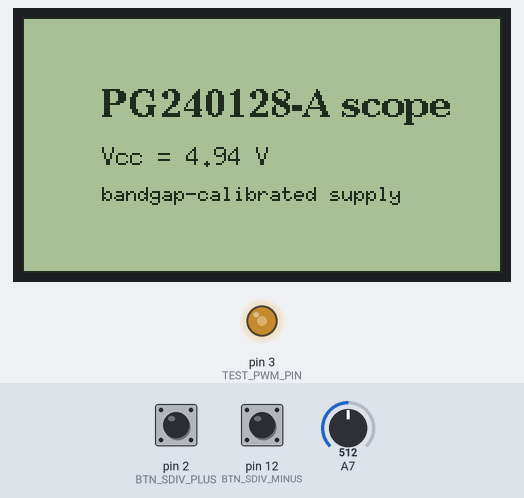
Bench run of a sketch on a simulated Arduino Uno, built with avr-gcc and run on an emulated ATmega328P. Shown: 240×128 one-colour display, output pins drawn as LEDs (lit = HIGH). Inputs (shaded band) come from the test bench; at power-on: pin 2 (BTN_SDIV_PLUS) HIGH, pin 12 (BTN_SDIV_MINUS) HIGH, A7 = 512.

Above: at 1.5 s.
At 5.8 s:
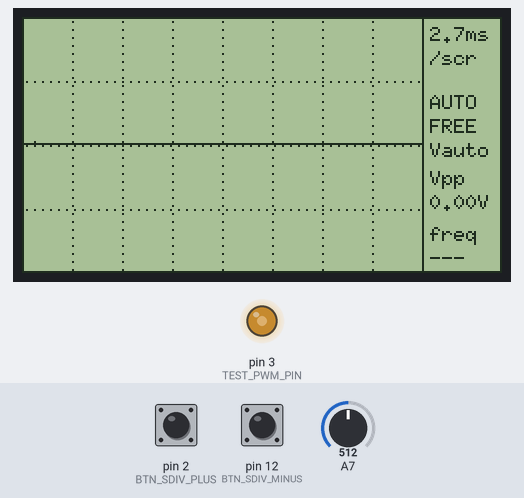
5.9 s: pin 2 (BTN_SDIV_PLUS) pulled LOW for 3.2 s
At 11.8 s:
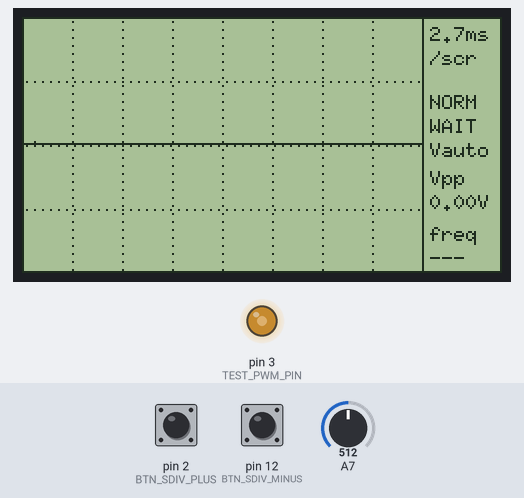
12.1 s: pin 2 (BTN_SDIV_PLUS) pulled LOW for 1 s
At 15.6 s:
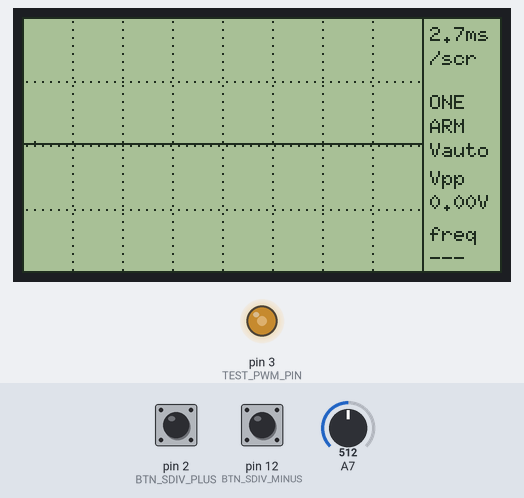
Timing chart, 0 to 17.1 s (numbered marks = the images above; inputs shaded):
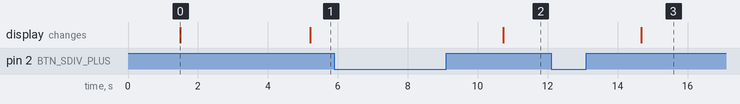

The sketch:

scope_ui.ino
```cpp
/*
 * M4 — Scope UI: buttons, graticule, measurements panel
 *
 * Layout: 200x128 waveform area (one sample per column) + 40 px
 * right-side panel with time base, trigger mode/state, Vpp and
 * frequency (GOscillo / Wu Hanqing convention, docs/01).
 *
 * Controls (to GND, internal pull-ups — no resistors), scope naming:
 *   SEC/DIV + = D2   short press: slower sweep (zoom out)
 *                    long press (>0.7 s): trigger mode AUTO -> NORM -> ONE
 *   SEC/DIV - = D12  short press: faster sweep (zoom in)
 *                    long press (>0.7 s): RUN/STOP (freeze display;
 *                                         in ONE mode: re-arm the shot)
 *   (D13 is NOT usable as a button: the onboard LED defeats the pull-up.)
 *
 * Trigger modes (Mitsunaga vocabulary, docs/01):
 *   AUTO  trigger if present, free-run after 250 ms without one
 *   NORM  only redraws on trigger (screen keeps last capture)
 *   ONE   arms, captures a single sweep on trigger, then holds
 *
 * Vertical: continuous auto-scale — each frame maps the captured
 * min..max to the screen with a 6-px margin, so any amplitude fills
 * the display (the true amplitude is the Vpp readout). Small ranges
 * are clamped (>=0.2 V) so flat/DC signals don't amplify noise.
 *
 * Vcc calibration ("secret voltmeter", docs/02): the internal 1.1 V
 * bandgap is measured against AVcc to compute the real supply voltage,
 * so Vpp uses true millivolts instead of assuming 5.00 V. The boot
 * splash shows the measured Vcc; refine once with a multimeter by
 * scaling BANDGAP_MV: new = 1100 * (Vcc_meter / Vcc_displayed).
 *
 * Runs fine with no buttons wired (defaults: AUTO, ~74 kSps tier).
 * Wiring: docs/images/wiring-m4-ui-buttons.png
 * Vpp assumes Vcc = 5.00 V — calibration arrives in M5 (docs/03).
 */

#include <Arduino.h>
#include <U8g2lib.h>

U8G2_T6963_240X128_1_8080 u8g2(U8G2_R0,
  /*DB0..DB7 =*/ 8, 9, 10, 11, 4, 5, 6, 7,
  /*WR=*/ 17, /*CE=*/ 14, /*C-D=*/ 15, /*RST=*/ 16);

#define N_SAMPLES   200          // one per waveform column (0..199)
#define PANEL_X     200
#define TEST_PWM_PIN  3
#define BTN_SDIV_PLUS   2   // SEC/DIV +
#define BTN_SDIV_MINUS 12   // SEC/DIV -
#define TRIG_LEVEL  128
#define TRIG_HYST     4
#define LONG_PRESS  700          // ms
#define BANDGAP_MV 1088UL        // CALIBRATED 2026-07-17: multimeter 4.73 V
                                 // vs splash 4.78 V -> 1100*4.73/4.78 = 1088.
                                 // (Recalibrate: new = old * Vmeter/Vshown)
#define VCC_PERIOD 5000          // remeasure Vcc every 5 s

// ---- time base ---------------------------------------------------------
// us10 = sample period in 0.1 us units (for frequency math).
struct Tier {
  uint8_t adps;                  // burst prescaler bits, 0 = timed mode
  uint16_t us;                   // timed mode: sample period (us)
  uint16_t us10;                 // sample period in 0.1 us
  const char *label;             // full-screen window
};
#define PS(n) (n)
const Tier TIERS[] = {
  { _BV(ADPS1) | _BV(ADPS0),              0,    68, "1.4ms" },  // /8
  { _BV(ADPS2),                           0,   135, "2.7ms" },  // /16
  { _BV(ADPS2) | _BV(ADPS0),              0,   270, "5.4ms" },  // /32
  { _BV(ADPS2) | _BV(ADPS1),              0,   540, " 11ms" },  // /64
  { _BV(ADPS2) | _BV(ADPS1) | _BV(ADPS0), 0,  1080, " 22ms" },  // /128
  { 0,  250,  2500, " 50ms" },
  { 0,  500,  5000, " 0.1s" },
  { 0, 1000, 10000, " 0.2s" },
  { 0, 2000, 20000, " 0.4s" },
  { 0, 5000, 50000, " 1.0s" },
};
const uint8_t N_TIERS = sizeof(TIERS) / sizeof(TIERS[0]);
#define ADPS_128 (_BV(ADPS2) | _BV(ADPS1) | _BV(ADPS0))

// ---- state -------------------------------------------------------------
enum { MODE_AUTO, MODE_NORM, MODE_ONE };
const char *MODE_NAMES[] = { "AUTO", "NORM", "ONE" };

uint8_t  samples[N_SAMPLES];
uint8_t  tier = 1;               // ~74 kSps
uint8_t  trigMode = MODE_AUTO;
bool     hold = false;
bool     triggered = false;
uint16_t vcc_mV = 5000;          // measured supply voltage (the "ruler")
uint16_t vpp_cv = 0;             // Vpp in centivolts
uint32_t freq_hz = 0;            // 0 = unknown
uint8_t  v_mn = 0, v_mx = 255;   // capture min/max (vertical auto-scale)

// Measure Vcc via the internal 1.1 V bandgap: ADC input = bandgap,
// reference = AVcc  ->  Vcc = BANDGAP_MV * 1023 / reading.
uint16_t readVccmV(void) {
  ADCSRA = _BV(ADEN) | _BV(ADPS2) | _BV(ADPS1) | _BV(ADPS0);  // /128, single
  ADMUX  = _BV(REFS0) | 0x0E;          // AVcc reference, MUX=1110 = bandgap
  delay(3);                            // let the bandgap + S/H settle
  uint32_t acc = 0;
  for (uint8_t i = 0; i < 8; i++) {
    ADCSRA |= _BV(ADSC);
    while (ADCSRA & _BV(ADSC)) ;
    uint16_t v = ADCL;                 // ADCL first, then ADCH (10-bit)
    v |= (uint16_t)ADCH << 8;
    if (i >= 2) acc += v;              // discard the first two readings
  }
  return (uint32_t)(BANDGAP_MV * 1023UL) / (acc / 6);
}

// ---- ADC (registers only, free-running, 8-bit ADLAR) --------------------
void adcInit(uint8_t adps) {
  ADCSRA = 0;
  ADMUX  = _BV(REFS0) | _BV(ADLAR) | 0x07;   // AVcc, left-adjust, ADC7
  ADCSRB = 0;
  DIDR0  = 0x3F;
  ADCSRA = _BV(ADEN) | _BV(ADATE) | _BV(ADSC) | adps;
  while (!(ADCSRA & _BV(ADIF)));
  ADCSRA |= _BV(ADIF);
}

static inline uint8_t adcNext(void) {
  while (!(ADCSRA & _BV(ADIF)));
  ADCSRA |= _BV(ADIF);
  return ADCH;
}

static inline bool anyButtonDown(void) {
  return !digitalRead(BTN_SDIV_PLUS) || !digitalRead(BTN_SDIV_MINUS);
}

// 1 = triggered, 0 = timeout, -1 = button pressed (abort, keep screen)
int8_t waitForTrigger(uint16_t timeout_ms) {
  unsigned long t0 = millis();
  uint8_t n = 0;
  while (adcNext() >= TRIG_LEVEL - TRIG_HYST) {
    if (++n == 0 && anyButtonDown()) return -1;
    if (millis() - t0 > timeout_ms) return 0;
  }
  while (adcNext() < TRIG_LEVEL + TRIG_HYST) {
    if (++n == 0 && anyButtonDown()) return -1;
    if (millis() - t0 > timeout_ms) return 0;
  }
  return 1;
}

void capture(void) {
  const Tier &t = TIERS[tier];
  if (t.adps) {
    for (uint16_t i = 0; i < N_SAMPLES; i++) samples[i] = adcNext();
  } else {
    unsigned long next = micros();
    for (uint16_t i = 0; i < N_SAMPLES; i++) {
      while ((long)(micros() - next) < 0) ;
      next += t.us;
      samples[i] = ADCH;
    }
  }
}

// ---- measurements -------------------------------------------------------
void measure(void) {
  uint8_t mn = 255, mx = 0;
  for (uint16_t i = 0; i < N_SAMPLES; i++) {
    if (samples[i] < mn) mn = samples[i];
    if (samples[i] > mx) mx = samples[i];
  }
  vpp_cv = (uint16_t)((uint32_t)(mx - mn) * vcc_mV / 2560);
  v_mn = mn;
  v_mx = mx;

  // rising-edge crossings with hysteresis -> frequency
  int16_t first = -1, last = -1;
  uint8_t crossings = 0;
  bool below = samples[0] < TRIG_LEVEL - TRIG_HYST;
  for (uint16_t i = 1; i < N_SAMPLES; i++) {
    if (below && samples[i] >= TRIG_LEVEL + TRIG_HYST) {
      below = false;
      if (first < 0) first = i; else last = i;
      crossings++;
    } else if (samples[i] < TRIG_LEVEL - TRIG_HYST) {
      below = true;
    }
  }
  if (crossings >= 2) {
    uint32_t span_0p1us = (uint32_t)(last - first) * TIERS[tier].us10;
    freq_hz = (uint32_t)(crossings - 1) * 10000000UL / span_0p1us;
  } else {
    freq_hz = 0;
  }
}

// ---- buttons ------------------------------------------------------------
struct Btn {
  uint8_t pin;
  bool down;
  bool longFired;
  unsigned long tChange, tDown;
};
Btn btnSel  = { BTN_SDIV_PLUS,  false, false, 0, 0 };
Btn btnHold = { BTN_SDIV_MINUS, false, false, 0, 0 };

// Explicit prototype: the .ino preprocessor would otherwise hoist an
// auto-generated one above the Btn struct definition and fail to build.
void pollBtn(Btn &b, void (*onShort)(), void (*onLong)(), bool fireOnPress);

void selShort(void)  { tier = (tier + 1) % N_TIERS; }              // zoom out
void holdShort(void) { tier = (tier + N_TIERS - 1) % N_TIERS; }    // zoom in
void selLong(void)   {
  trigMode = (trigMode + 1) % 3;
  hold = false;                        // mode change resets hold/arm
}
void holdLong(void)  {
  if (trigMode == MODE_ONE) hold = false;   // re-arm the single shot
  else                      hold = !hold;
}

void pollBtn(Btn &b, void (*onShort)(), void (*onLong)(), bool fireOnPress) {
  bool raw = !digitalRead(b.pin);
  unsigned long now = millis();
  if (raw != b.down && now - b.tChange > 30) {
    b.down = raw;
    b.tChange = now;
    if (raw) {
      b.tDown = now;
      b.longFired = false;
      if (fireOnPress) onShort();
    } else if (!fireOnPress && !b.longFired) {
      onShort();
    }
  }
  if (b.down && !b.longFired && onLong && now - b.tDown > LONG_PRESS) {
    b.longFired = true;
    onLong();
  }
}

void handleButtons(void) {
  pollBtn(btnSel,  selShort,  selLong,  false);  // short on release, long on hold
  pollBtn(btnHold, holdShort, holdLong, false);
}

// ---- drawing ------------------------------------------------------------
// Vertical auto-scale: map [scaleLo .. scaleLo+scaleRng] to y 121..6.
uint8_t scaleLo = 0, scaleRng = 255;

void updateScale(void) {
  uint8_t lo = v_mn;
  uint16_t rng = v_mx - v_mn;
  if (rng < 10) {                    // clamp: >=0.2 V so DC doesn't zoom noise
    uint8_t mid = lo + rng / 2;
    lo  = (mid > 5) ? mid - 5 : 0;
    if (lo > 245) lo = 245;
    rng = 10;
  }
  scaleLo  = lo;
  scaleRng = rng;
}

static inline uint8_t sample_to_y(uint8_t s) {
  int16_t rel = (int16_t)s - scaleLo;
  if (rel < 0) rel = 0;
  if (rel > (int16_t)scaleRng) rel = scaleRng;
  return 6 + (uint8_t)((uint32_t)(scaleRng - rel) * 115 / scaleRng);
}

const char *statusText(void) {
  if (hold)      return "STOP";
  if (triggered) return "TRIG";
  if (trigMode == MODE_AUTO) return "FREE";
  return trigMode == MODE_ONE ? "ARM" : "WAIT";
}

void draw(void) {
  char vbuf[8], fbuf[8];
  snprintf(vbuf, sizeof(vbuf), "%u.%02uV", vpp_cv / 100, vpp_cv % 100);
  if (freq_hz == 0)            strcpy(fbuf, "---");
  else if (freq_hz < 1000)     snprintf(fbuf, sizeof(fbuf), "%luHz", freq_hz);
  else if (freq_hz < 100000)   snprintf(fbuf, sizeof(fbuf), "%lu.%luk",
                                        freq_hz / 1000, (freq_hz % 1000) / 100);
  else                         strcpy(fbuf, ">99k");

  updateScale();
  const bool trig_visible = TRIG_LEVEL >= scaleLo &&
                            TRIG_LEVEL <= scaleLo + scaleRng;
  const uint8_t trig_y = sample_to_y(TRIG_LEVEL);

  u8g2.firstPage();
  do {
    // graticule: dotted verticals every 25 px, horizontals at 32/64/96
    for (uint8_t gx = 25; gx < PANEL_X; gx += 25)
      for (uint8_t gy = 2; gy < 128; gy += 4)
        u8g2.drawPixel(gx, gy);
    for (uint8_t gy = 32; gy <= 96; gy += 32)
      for (uint8_t gx = 2; gx < PANEL_X; gx += 4)
        u8g2.drawPixel(gx, gy);

    // frame + panel divider
    u8g2.drawFrame(0, 0, 240, 128);
    u8g2.drawVLine(PANEL_X, 0, 128);

    // trigger-level marker (only when the level is inside the view)
    if (trig_visible) {
      u8g2.drawHLine(1, trig_y, 5);
      u8g2.drawPixel(6, trig_y - 1);
      u8g2.drawPixel(6, trig_y + 1);
    }

    // waveform
    for (uint16_t x = 1; x < N_SAMPLES; x++) {
      u8g2.drawLine(x - 1, sample_to_y(samples[x - 1]),
                    x,     sample_to_y(samples[x]));
    }

    // right panel
    u8g2.setFont(u8g2_font_6x10_tr);
    u8g2.drawStr(204, 12,  TIERS[tier].label);
    u8g2.drawStr(204, 24,  "/scr");
    u8g2.drawStr(204, 46,  MODE_NAMES[trigMode]);
    u8g2.drawStr(204, 58,  statusText());
    u8g2.drawStr(204, 70,  "Vauto");
    u8g2.drawStr(204, 84,  "Vpp");
    u8g2.drawStr(204, 96,  vbuf);
    u8g2.drawStr(204, 112, "freq");
    u8g2.drawStr(204, 124, fbuf);
  } while (u8g2.nextPage());
}

// ---- main ---------------------------------------------------------------
void drawSplash(void) {
  char buf[24];
  snprintf(buf, sizeof(buf), "Vcc = %u.%02u V", vcc_mV / 1000,
           (vcc_mV % 1000) / 10);
  u8g2.firstPage();
  do {
    u8g2.setFont(u8g2_font_ncenB14_tr);
    u8g2.drawStr(40, 50, "PG240128-A scope");
    u8g2.setFont(u8g2_font_7x13_tr);
    u8g2.drawStr(40, 74, buf);
    u8g2.setFont(u8g2_font_6x10_tr);
    u8g2.drawStr(40, 92, "bandgap-calibrated supply");
    u8g2.drawFrame(0, 0, 240, 128);
  } while (u8g2.nextPage());
}

void setup(void) {
  pinMode(BTN_SDIV_PLUS,  INPUT_PULLUP);
  pinMode(BTN_SDIV_MINUS, INPUT_PULLUP);
  u8g2.begin();
  analogWrite(TEST_PWM_PIN, 128);
  vcc_mV = readVccmV();
  drawSplash();
  delay(2000);
}

void loop(void) {
  static unsigned long tVcc = 0;
  handleButtons();
  if (millis() - tVcc > VCC_PERIOD) {   // track the supply as it drifts
    tVcc = millis();
    vcc_mV = readVccmV();
  }
  if (!hold) {
    adcInit(TIERS[tier].adps ? TIERS[tier].adps : ADPS_128);
    int8_t t = waitForTrigger(trigMode == MODE_AUTO ? 250 : 150);
    if (t < 0) return;                       // button: handle next pass
    if (t == 1 || trigMode == MODE_AUTO) {
      triggered = (t == 1);
      capture();
      measure();
      if (trigMode == MODE_ONE && t == 1) hold = true;   // single shot done
    } else {
      triggered = false;                     // NORM/ONE: keep last capture
    }
  }
  draw();
}
```

Measured:
- after the input at 5.9 s, the display: changes after 4.8 s (image 2)
- after the input at 12.1 s, the display: changes after 2.6 s (image 3)
- what the display in image 0 shows lasts 3.7 s, from 1.5 s to 5.2 s
